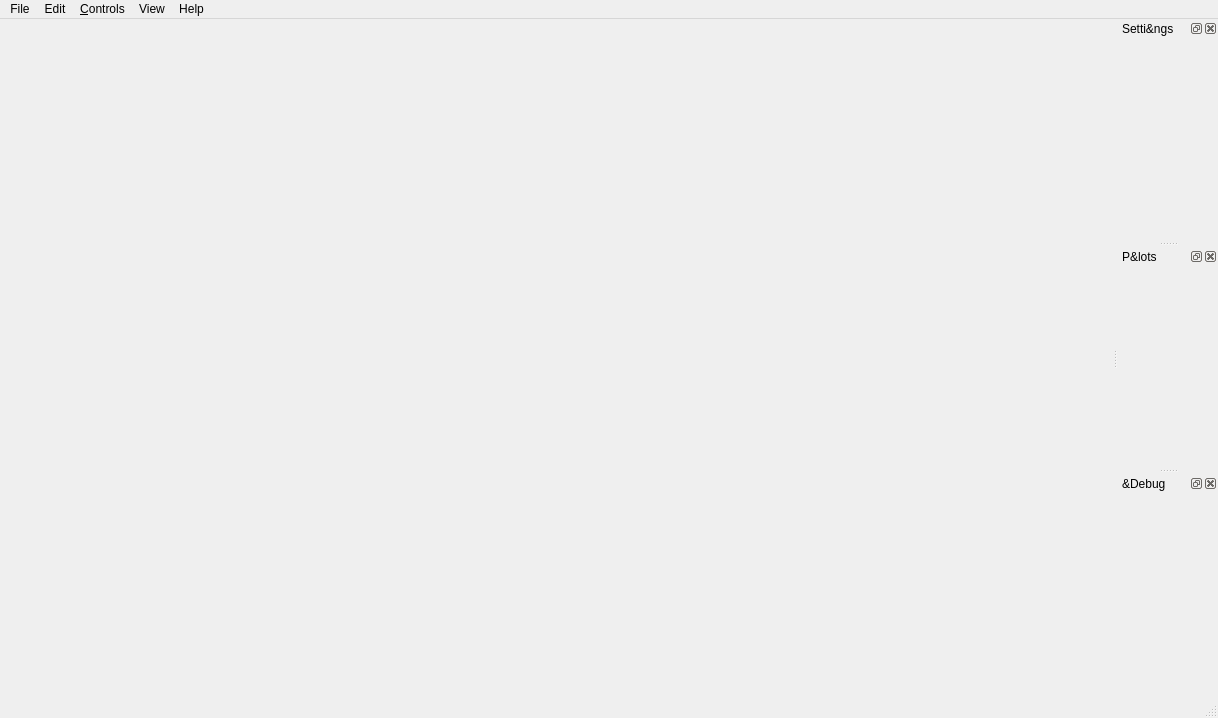
<?xml version="1.0" encoding="UTF-8"?>
<ui version="4.0">
 <class>MainWindow</class>
 <widget class="QMainWindow" name="MainWindow">
  <property name="geometry">
   <rect>
    <x>0</x>
    <y>0</y>
    <width>1218</width>
    <height>718</height>
   </rect>
  </property>
  <property name="minimumSize">
   <size>
    <width>300</width>
    <height>300</height>
   </size>
  </property>
  <property name="windowTitle">
   <string>Spirit - Atomistic Spin Code (QT UI)</string>
  </property>
  <property name="locale">
   <locale language="C" country="AnyCountry"/>
  </property>
  <property name="unifiedTitleAndToolBarOnMac">
   <bool>true</bool>
  </property>
  <widget class="QWidget" name="centralwidget">
   <property name="sizePolicy">
    <sizepolicy hsizetype="Preferred" vsizetype="Preferred">
     <horstretch>0</horstretch>
     <verstretch>0</verstretch>
    </sizepolicy>
   </property>
   <property name="minimumSize">
    <size>
     <width>100</width>
     <height>100</height>
    </size>
   </property>
   <layout class="QHBoxLayout" name="horizontalLayout_2" stretch="3">
    <property name="sizeConstraint">
     <enum>QLayout::SetNoConstraint</enum>
    </property>
    <property name="leftMargin">
     <number>0</number>
    </property>
    <property name="topMargin">
     <number>0</number>
    </property>
    <property name="rightMargin">
     <number>0</number>
    </property>
    <property name="bottomMargin">
     <number>0</number>
    </property>
    <item>
     <layout class="QVBoxLayout" name="verticalLayout" stretch="30,0">
      <property name="sizeConstraint">
       <enum>QLayout::SetNoConstraint</enum>
      </property>
      <item>
       <layout class="QGridLayout" name="gridLayout" rowstretch="0" rowminimumheight="0" columnminimumwidth="0">
        <property name="sizeConstraint">
         <enum>QLayout::SetNoConstraint</enum>
        </property>
        <property name="leftMargin">
         <number>0</number>
        </property>
        <property name="topMargin">
         <number>0</number>
        </property>
       </layout>
      </item>
      <item>
       <layout class="QGridLayout" name="gridLayout_2"/>
      </item>
     </layout>
    </item>
   </layout>
  </widget>
  <widget class="QStatusBar" name="statusBar"/>
  <widget class="QMenuBar" name="menuBar">
   <property name="geometry">
    <rect>
     <x>0</x>
     <y>0</y>
     <width>1218</width>
     <height>22</height>
    </rect>
   </property>
   <widget class="QMenu" name="menuFile">
    <property name="title">
     <string>File</string>
    </property>
    <addaction name="actionLoad_Configuration"/>
    <addaction name="actionSave_Cfg_File"/>
    <addaction name="separator"/>
    <addaction name="actionLoad_Spin_Configuration"/>
    <addaction name="action_Save_Spin_Configuration"/>
    <addaction name="separator"/>
    <addaction name="actionLoad_Spin_Configuration_Chain"/>
    <addaction name="actionSave_Spin_Configuration_Chain"/>
    <addaction name="separator"/>
    <addaction name="actionLoad_Spin_Configuration_Eigenmodes"/>
    <addaction name="actionSave_Spin_Configuration_Eigenmodes"/>
    <addaction name="separator"/>
    <addaction name="actionSave_Energy_per_Spin"/>
    <addaction name="actionSave_Energies"/>
    <addaction name="actionSave_Energies_Interpolated"/>
    <addaction name="separator"/>
    <addaction name="actionTake_Screenshot"/>
    <addaction name="actionTake_Screenshot_Chain"/>
   </widget>
   <widget class="QMenu" name="menuEdit">
    <property name="title">
     <string>Edit</string>
    </property>
    <addaction name="actionCut_Configuration"/>
    <addaction name="actionCopy_Configuration"/>
    <addaction name="actionPaste_Configuration"/>
    <addaction name="actionInsert_Left"/>
    <addaction name="actionInsert_Right"/>
    <addaction name="actionDelete_Configuration"/>
   </widget>
   <widget class="QMenu" name="menuHelp">
    <property name="title">
     <string>Help</string>
    </property>
    <addaction name="actionKey_Bindings"/>
    <addaction name="actionAbout_this_Application"/>
   </widget>
   <widget class="QMenu" name="menuView">
    <property name="title">
     <string>View</string>
    </property>
    <addaction name="actionToggle_infowidget"/>
    <addaction name="actionShow_Settings"/>
    <addaction name="actionShow_Plots"/>
    <addaction name="actionShow_Debug"/>
    <addaction name="actionToggle_Geometry"/>
    <addaction name="separator"/>
    <addaction name="actionToggle_camera_projection"/>
    <addaction name="separator"/>
    <addaction name="actionRegular_mode"/>
    <addaction name="actionIsosurface_mode"/>
    <addaction name="actionSlab_mode_X"/>
    <addaction name="actionSlab_mode_Y"/>
    <addaction name="actionSlab_mode_Z"/>
    <addaction name="separator"/>
    <addaction name="actionToggle_visualisation"/>
    <addaction name="actionToggle_large_visualisation"/>
    <addaction name="actionToggle_fullscreen_window"/>
   </widget>
   <widget class="QMenu" name="menuControls">
    <property name="title">
     <string>&amp;Controls</string>
    </property>
    <addaction name="actionPlay_Pause_Simulation"/>
    <addaction name="actionRandomize_Spins"/>
    <addaction name="actionCycle_Method"/>
    <addaction name="actionCycle_Solver"/>
    <addaction name="separator"/>
    <addaction name="actionToggle_Dragging_mode"/>
    <addaction name="actionToggle_Defect_mode"/>
    <addaction name="actionToggle_Pinning_mode"/>
   </widget>
   <addaction name="menuFile"/>
   <addaction name="menuEdit"/>
   <addaction name="menuControls"/>
   <addaction name="menuView"/>
   <addaction name="menuHelp"/>
  </widget>
  <widget class="QDockWidget" name="dockWidget_Settings">
   <property name="sizePolicy">
    <sizepolicy hsizetype="Minimum" vsizetype="Preferred">
     <horstretch>0</horstretch>
     <verstretch>0</verstretch>
    </sizepolicy>
   </property>
   <property name="minimumSize">
    <size>
     <width>100</width>
     <height>50</height>
    </size>
   </property>
   <property name="maximumSize">
    <size>
     <width>524287</width>
     <height>524287</height>
    </size>
   </property>
   <property name="baseSize">
    <size>
     <width>160</width>
     <height>0</height>
    </size>
   </property>
   <property name="floating">
    <bool>false</bool>
   </property>
   <property name="windowTitle">
    <string>Setti&amp;ngs</string>
   </property>
   <attribute name="dockWidgetArea">
    <number>2</number>
   </attribute>
   <widget class="QWidget" name="dockWidgetContents">
    <layout class="QGridLayout" name="gridLayout_4"/>
   </widget>
  </widget>
  <widget class="QDockWidget" name="dockWidget_Plots">
   <property name="sizePolicy">
    <sizepolicy hsizetype="Minimum" vsizetype="Preferred">
     <horstretch>0</horstretch>
     <verstretch>0</verstretch>
    </sizepolicy>
   </property>
   <property name="minimumSize">
    <size>
     <width>100</width>
     <height>50</height>
    </size>
   </property>
   <property name="maximumSize">
    <size>
     <width>524287</width>
     <height>524287</height>
    </size>
   </property>
   <property name="baseSize">
    <size>
     <width>160</width>
     <height>0</height>
    </size>
   </property>
   <property name="windowTitle">
    <string>P&amp;lots</string>
   </property>
   <attribute name="dockWidgetArea">
    <number>2</number>
   </attribute>
   <widget class="QWidget" name="dockWidgetContents_2">
    <layout class="QGridLayout" name="gridLayout_5"/>
   </widget>
  </widget>
  <widget class="QDockWidget" name="dockWidget_Debug">
   <property name="sizePolicy">
    <sizepolicy hsizetype="Minimum" vsizetype="Preferred">
     <horstretch>0</horstretch>
     <verstretch>0</verstretch>
    </sizepolicy>
   </property>
   <property name="minimumSize">
    <size>
     <width>100</width>
     <height>50</height>
    </size>
   </property>
   <property name="maximumSize">
    <size>
     <width>524287</width>
     <height>524287</height>
    </size>
   </property>
   <property name="baseSize">
    <size>
     <width>160</width>
     <height>0</height>
    </size>
   </property>
   <property name="windowTitle">
    <string>&amp;Debug</string>
   </property>
   <attribute name="dockWidgetArea">
    <number>2</number>
   </attribute>
   <widget class="QWidget" name="dockWidgetContents_6">
    <layout class="QGridLayout" name="gridLayout_6"/>
   </widget>
  </widget>
  <action name="actionOpenFile">
   <property name="enabled">
    <bool>true</bool>
   </property>
   <property name="text">
    <string>Open File...</string>
   </property>
  </action>
  <action name="actionExit">
   <property name="text">
    <string>Exit</string>
   </property>
  </action>
  <action name="actionPrint">
   <property name="text">
    <string>Print</string>
   </property>
  </action>
  <action name="actionHelp">
   <property name="text">
    <string>Help</string>
   </property>
  </action>
  <action name="actionSave">
   <property name="text">
    <string>Save</string>
   </property>
  </action>
  <action name="actionLoad_Spin_Configuration">
   <property name="text">
    <string>Load Spin &amp;Configuration</string>
   </property>
  </action>
  <action name="actionSave_2">
   <property name="text">
    <string>(Save)</string>
   </property>
  </action>
  <action name="actionCopy">
   <property name="text">
    <string>(&amp;Copy)</string>
   </property>
  </action>
  <action name="actionPaste">
   <property name="text">
    <string>(&amp;Paste)</string>
   </property>
  </action>
  <action name="actionCopy_Configuration">
   <property name="text">
    <string>Copy &amp;System</string>
   </property>
  </action>
  <action name="actionPaste_Configuration">
   <property name="text">
    <string>&amp;Paste System</string>
   </property>
  </action>
  <action name="actionDelete_Configuration">
   <property name="text">
    <string>&amp;Delete System</string>
   </property>
  </action>
  <action name="actionAbout_this_Application">
   <property name="text">
    <string>&amp;About</string>
   </property>
  </action>
  <action name="actionShow_Settings">
   <property name="checkable">
    <bool>true</bool>
   </property>
   <property name="text">
    <string>&amp;Toggle Settings</string>
   </property>
  </action>
  <action name="actionShow_Plots">
   <property name="checkable">
    <bool>true</bool>
   </property>
   <property name="text">
    <string>Toggle &amp;Plots</string>
   </property>
  </action>
  <action name="actionShow_Debug">
   <property name="checkable">
    <bool>true</bool>
   </property>
   <property name="text">
    <string>Toggle &amp;Debug</string>
   </property>
  </action>
  <action name="action_Load_Spin_System">
   <property name="text">
    <string>(Load Sp&amp;in System)</string>
   </property>
  </action>
  <action name="action_Load_Spin_System_Chain">
   <property name="text">
    <string>(Load Spi&amp;n System Chain)</string>
   </property>
  </action>
  <action name="actionLoad_Configuration">
   <property name="text">
    <string>&amp;Load Cfg File</string>
   </property>
  </action>
  <action name="action_Save_Spin_Configuration">
   <property name="text">
    <string>Sa&amp;ve Spin Configuration</string>
   </property>
  </action>
  <action name="actionSave_Energies">
   <property name="text">
    <string>&amp;Save Energies of the Chain</string>
   </property>
  </action>
  <action name="action_Load_LLG_Parameters">
   <property name="text">
    <string>(Load LLG &amp;Parameters)</string>
   </property>
  </action>
  <action name="action_Load_GNEB_Parameters">
   <property name="text">
    <string>(Load &amp;GNEB Parameters)</string>
   </property>
  </action>
  <action name="action_Load_Debug_Parameters">
   <property name="text">
    <string>(Load &amp;Debug Parameters)</string>
   </property>
  </action>
  <action name="actionLoad_Hamiltonian">
   <property name="text">
    <string>(Load &amp;Hamiltonian)</string>
   </property>
  </action>
  <action name="actionLoad_Spin_Configuration_Chain">
   <property name="text">
    <string>Load Spin Configuration Chain</string>
   </property>
  </action>
  <action name="actionSave_Spin_Configuration_Chain">
   <property name="text">
    <string>Save Spin Configuration Chain</string>
   </property>
  </action>
  <action name="actionKey_Bindings">
   <property name="text">
    <string>&amp;Key Bindings</string>
   </property>
  </action>
  <action name="actionToggle_large_visualisation">
   <property name="checkable">
    <bool>true</bool>
   </property>
   <property name="text">
    <string>Toggle &amp;large visualisation</string>
   </property>
  </action>
  <action name="actionToggle_fullscreen_window">
   <property name="checkable">
    <bool>true</bool>
   </property>
   <property name="text">
    <string>Toggle &amp;fullscreen window</string>
   </property>
  </action>
  <action name="actionToggle_Dragging_mode">
   <property name="checkable">
    <bool>true</bool>
   </property>
   <property name="text">
    <string>&amp;Toggle &quot;Dragging&quot; mode</string>
   </property>
  </action>
  <action name="actionTake_Screenshot">
   <property name="text">
    <string>&amp;Take Screenshot</string>
   </property>
  </action>
  <action name="actionTake_Screenshot_Chain">
   <property name="text">
    <string>&amp;Take Screenshots of Chain</string>
   </property>
  </action>
  <action name="actionToggle_camera_projection">
   <property name="text">
    <string>Toggle &amp;camera projection</string>
   </property>
  </action>
  <action name="actionToggle_visualisation">
   <property name="checkable">
    <bool>true</bool>
   </property>
   <property name="text">
    <string>Toggle &amp;visualisation</string>
   </property>
  </action>
  <action name="actionRegular_mode">
   <property name="text">
    <string>&amp;Regular mode</string>
   </property>
  </action>
  <action name="actionIsosurface_mode">
   <property name="text">
    <string>&amp;Isosurface mode</string>
   </property>
  </action>
  <action name="actionSlab_mode_X">
   <property name="text">
    <string>&amp;Slab mode X</string>
   </property>
  </action>
  <action name="actionSlab_mode_Y">
   <property name="text">
    <string>Slab &amp;mode Y</string>
   </property>
  </action>
  <action name="actionSlab_mode_Z">
   <property name="text">
    <string>Slab mode &amp;Z</string>
   </property>
  </action>
  <action name="actionInsert_Left">
   <property name="text">
    <string>&amp;Insert Left</string>
   </property>
  </action>
  <action name="actionInsert_Right">
   <property name="text">
    <string>Insert &amp;Right</string>
   </property>
  </action>
  <action name="actionCut_Configuration">
   <property name="text">
    <string>&amp;Cut System</string>
   </property>
  </action>
  <action name="actionPlay_Pause_Simulation">
   <property name="text">
    <string>&amp;Play/Pause Simulation</string>
   </property>
  </action>
  <action name="actionCycle_Method">
   <property name="text">
    <string>&amp;Cycle Method</string>
   </property>
  </action>
  <action name="actionCycle_Solver">
   <property name="text">
    <string>Cycle &amp;Solver</string>
   </property>
  </action>
  <action name="actionRandomize_Spins">
   <property name="text">
    <string>&amp;Randomize Spins</string>
   </property>
  </action>
  <action name="actionSave_Energy_per_Spin">
   <property name="text">
    <string>Save Energy &amp;per Spin</string>
   </property>
  </action>
  <action name="actionSave_Energies_Interpolated">
   <property name="text">
    <string>Save &amp;Interpolated Energies of the Chain</string>
   </property>
  </action>
  <action name="actionSave_Cfg_File">
   <property name="text">
    <string>Save Cfg File</string>
   </property>
  </action>
  <action name="actionToggle_Geometry">
   <property name="checkable">
    <bool>true</bool>
   </property>
   <property name="text">
    <string>Toggle Geometry</string>
   </property>
  </action>
  <action name="actionToggle_infowidget">
   <property name="checkable">
    <bool>true</bool>
   </property>
   <property name="text">
    <string>Toggle Info-Widget</string>
   </property>
  </action>
  <action name="actionLoad_Spin_Configuration_Eigenmodes">
   <property name="text">
    <string>Load Spin Configuration Eigenmodes</string>
   </property>
  </action>
  <action name="actionSave_Spin_Configuration_Eigenmodes">
   <property name="text">
    <string>Save Spin Configuration Eigenmodes</string>
   </property>
  </action>
  <action name="actionToggle_Defect_mode">
   <property name="checkable">
    <bool>true</bool>
   </property>
   <property name="text">
    <string>Toggle &quot;Defect&quot; mode</string>
   </property>
  </action>
  <action name="actionToggle_Pinning_mode">
   <property name="checkable">
    <bool>true</bool>
   </property>
   <property name="text">
    <string>Toggle &quot;Pinning&quot; mode</string>
   </property>
  </action>
 </widget>
 <resources>
  <include location="../resources.qrc"/>
 </resources>
 <connections/>
</ui>
